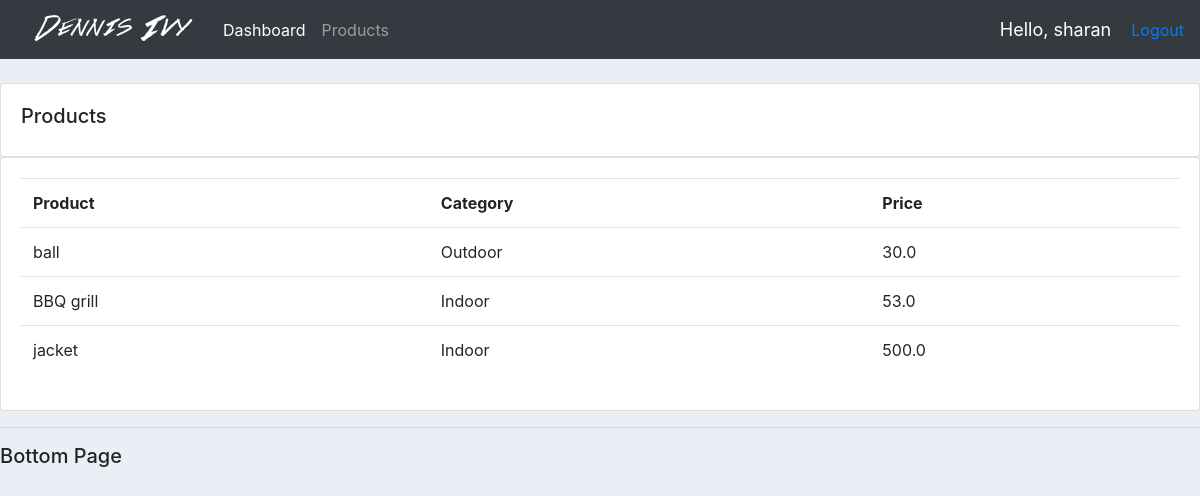
Screenshot of /products/ (signed in) with the database file from the repository.
### accounts/models.py (models this page shows, shortened)
class Product(models.Model):
    CATEGORY = (('Indoor','Indoor'),
                ('Outdoor','Outdoor'),
               )
    name = models.CharField(max_length=200, null=True)
    price = models.FloatField(null=True)
    category = models.CharField(max_length=200, null=True,choices=CATEGORY)
    description = models.CharField(max_length=200, null=True ,blank=True)
    data_created = models.DateTimeField(auto_now_add=True,null=True)
    tags = models.ManyToManyField(Tag)

### accounts/views.py (the view)
# urls.py: path('products/', views.products, name = 'products'),
@login_required(login_url='login_page')
def products(request):
     products = Product.objects.all()
     return render(request,'accounts/products.html',{'products':products})

### accounts/Templates/accounts/products.html
{% extends 'accounts/main.html'%}
{% block content %}
<br>
		<div class="row">
			<div class="col-md">
				<div class="card card-body">
					<h5>Products</h5>
				</div>
				<div class="card card-body">
					<table class="table">
						<tr>
							<th>Product</th>
							<th>Category</th>
							<th>Price</th>
						</tr>
						{% for product in products%}
						<tr>
						   <td>{{product.name}}</td>
						   <td>{{product.category}}</td>
						   <td>{{product.price}}</td>
						</tr>
						{% endfor %}
					</table>
				</div>
			</div>
		</div>
{% endblock %}

### accounts/Templates/accounts/navbar.html (shortened to what this page needs)
{%load static%}
<nav class="navbar navbar-expand-lg navbar-dark bg-dark">
    <img src = "{%static '/images/logo.png'%}">
    <div class="collapse navbar-collapse" id="navbarNav">
      <ul class="navbar-nav">
        <li class="nav-item active">
          <a class="nav-link" href="{% url 'home' %}">Dashboard</a>
        </li>
        <li class="nav-item">
          <a class="nav-link" href="{% url 'products' %}">Products</a>
        </li>
      </ul>
    </div>
    <span class="hello-msg">Hello, {{request.user}}</span>
  <span><a href = "{% url 'logout_page' %}">Logout</a></span>
  </nav>

### static/css/main.css (style rules this page uses)
body { background-color: #ebeff5; }

### accounts/Templates/accounts/navbar.html (style rules this page uses)
.hello-msg { font-size: 18px; color: #fff; margin-right: 20px; }

### rows the page displays
Product: name "ball", category "Outdoor", price "30.0"
Product: name "BBQ grill", category "Indoor", price "53.0"
Product: name "jacket", category "Indoor", price "500.0"

### other values shown
{{ request.user }} "sharan"
